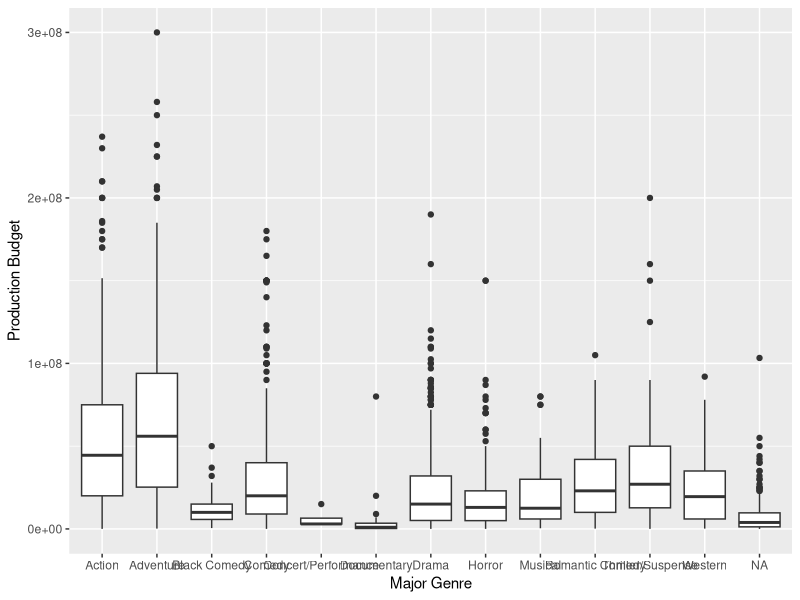

Write the R code that produced this figure.
library(tidyverse)

df <- read_csv("data/movies.csv")
ggplot(df) +
  geom_boxplot(aes(x = `Major Genre`, y = `Production Budget`))
